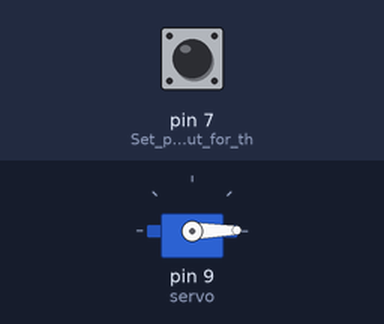
Simulated run of this sketch. Board: Arduino Uno, built with avr-gcc and run on an emulated ATmega328P. On the bench: servo. The test bench sets the inputs (shaded band); at power-on: pin 7 (Set_pin_7_as_input_for_th) LOW.

Above: at 1.7 s.
1.8 s: pin 7 (Set_pin_7_as_input_for_th) pulled HIGH for 0.15 s
At 2.26 s:
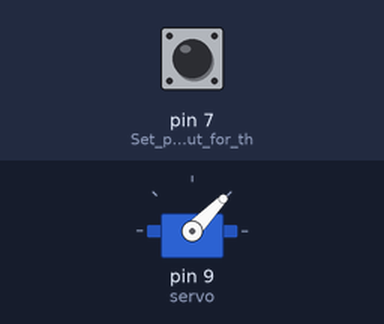
4.8 s: pin 7 (Set_pin_7_as_input_for_th) pulled HIGH for 1 s
At 5.57 s:
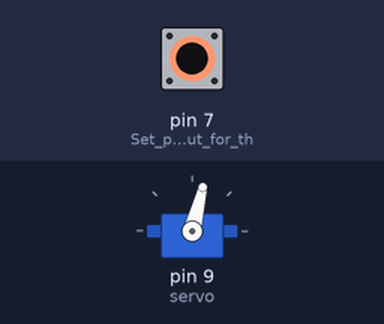
Timing chart, 0 to 8.2 s (numbered marks = the images above; inputs shaded):
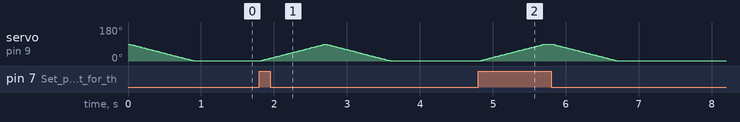

Measured:
- after the input at 1.8 s, servo on pin 9 (servo): rises from 1° to 89° in 0.88 s, then falls to 1° in 0.90 s
- after the input at 4.8 s, servo on pin 9 (servo): rises from 1° to 89° in 0.88 s, then falls to 1° in 1.0 s

The sketch:

arduinouno-servo-slow.ino
```cpp
#include <Servo.h>
Servo servo;

void setup() {
  servo.attach(9); // Attach the servo to digital pin 9
  pinMode(7, INPUT); // Set pin 7 as input for the IR sensor
}

void loop() {
  int irValue = digitalRead(7); // Read the IR sensor value

  // If the IR sensor detects an object (HIGH)
  if (irValue == HIGH) {
    // Move servo to 90 degrees at 20% faster speed
    for (int pos = servo.read(); pos < 90; pos++) {
      servo.write(pos);
      delay(10); // Further increase speed by reducing delay to 30ms
    }
  }
  // If the IR sensor does not detect an object (LOW)
  else {
    // Move servo back to 0 degrees at 20% faster speed
    for (int pos = servo.read(); pos > 0; pos--) {
      servo.write(pos);
      delay(10); // Further increase speed by reducing delay to 30ms
    }
  }
}
```
